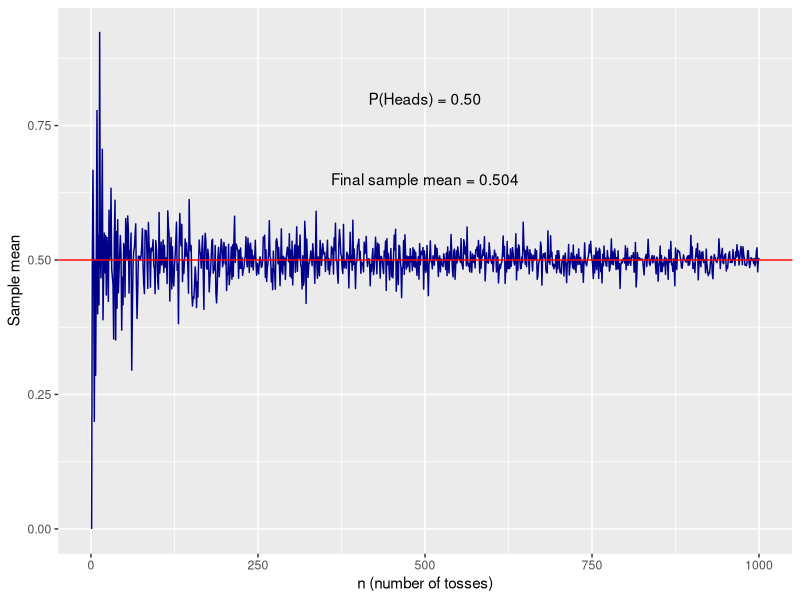

Here is the R script that generated this plot:
# ---- 0. Setup and load libraries, if any ----

library(ggplot2)  # load the graphing library

if(!require("rstudioapi")) install.packages("rstudioapi")
setwd(dirname(getSourceEditorContext()$path))  # set working directory

# Today we will explore the Law of Large Numbers through repeated coin tosses.

# ---- 1. Toss a single coin ----

outcomes <- c(0,1)  # sample space: 0 == Heads, 1 == Tails
probabilities <- c(0.5, 0.5)  # let's say we have a fair coin
toss <- sample(outcomes, 1, replace=TRUE, prob=probabilities)  # make the toss

print(toss)


# ---- 2. Toss many more coins and observe the sample means ----

tossCoin <- function(p=0.5, max_n=100) {
  
  # Now repeat the toss n times:
  outcomes <- c(0,1)  # same sample space: 0 == Heads, 1 == Tails
  probabilities <- c(p, 1-p)  # now we can modify the probability
  
  # Create a vector to store our mean values
  means <- rep(0, max_n)
  sizes <- c(1:max_n)
  
  for(n in sizes) {
    toss <- sample(outcomes, n, replace=TRUE, prob=probabilities)  # toss
    means[n] <- mean(toss)  # store mean value
  }
  
  # Combine everything into a dataframe
  return(data.frame(sizes, means))
}


# ---- 3. Plot the results ----

trial <- tossCoin(p=0.5, max_n=1000)
last_mean <- tail(trial$means, 1)

ggplot(data=trial, aes(x=sizes, y=means)) +
  geom_line(color='dark blue') +
  geom_hline(yintercept=0.5, color='red') +
  labs(x = "n (number of tosses)", 
       y = "Sample mean") +
  annotate("text", x=500, y=.8,
           label=paste("P(Heads) = 0.50")) +
  annotate("text", x=500, y=.65,
           label=paste("Final sample mean =", last_mean))

# What do you observe?
# What do you think would happen for different values of p?
